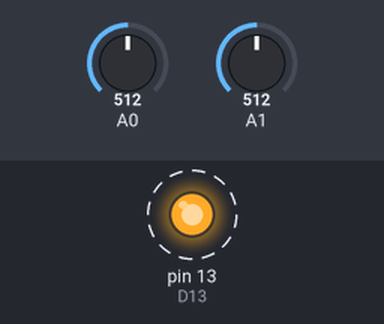
A sketch run on a simulated Arduino Uno, built with avr-gcc and run on an emulated ATmega328P. Shown: output pins drawn as LEDs (lit = HIGH). Dashed ring = blinking. The test bench sets the inputs (shaded band); at power-on: A1 = 512, A0 = 512.

Above: at 1.68 s.
1.7 s: A1 set to 122
5.2 s: A0 set to 0
At 5.2 s:
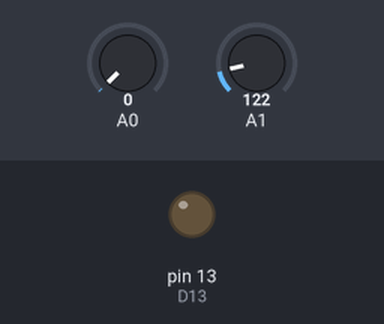
6.7 s: A0 set to 122
At 7.0 s:
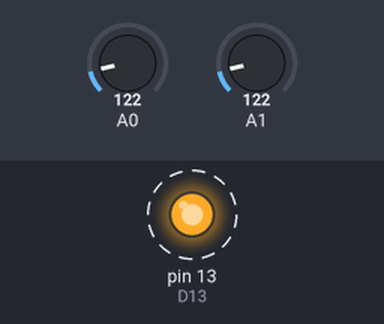
10.2 s: A1 set to 0
At 11.4 s:
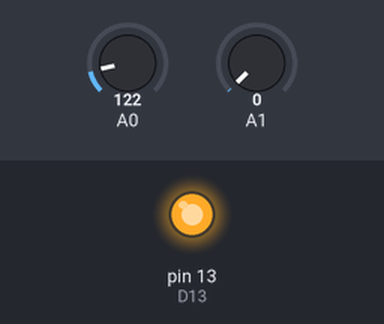
11.7 s: A0 set to 306
Timing chart, 0 to 14.7 s (numbered marks = the images above; inputs shaded):
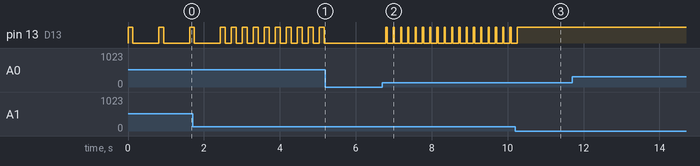

Measured:
- after the input at 5.2 s, pin 13 (D13): stops changing and stays LOW
- after the input at 6.7 s, pin 13 (D13): alternates HIGH for 0.03 s and LOW for 0.16 s, starting after 0.09 s
- after the input at 10.2 s, pin 13 (D13): goes on until 10.3 s, then stays HIGH
- by itself, pin 13 (D13): repeats every 0.29 s: HIGH 0.13 s, LOW 0.16 s

The sketch:

PulseGen01.ino
```cpp
//Pulse Generator 01
// (c) Matt Baker 2019
// Phase 1
// A0 Pulse Width
// A1 Pulse gap spacing

// D13 Pulse O/P

#define D13 13

void setup() {
  pinMode(13, OUTPUT);

}

void loop()
{
  // read pots to get pulse paramaters
  int pulseWidth = analogRead(A0);
  int pulseGap = analogRead(A1);

  // Set Pulse O/P Hi
  digitalWrite(D13, HIGH);

  // Calculate pulse width 1024/4 gives a range of 0-255
  // 0 to 1/4 seconds can be checked by observation
  pulseWidth /= 4;

  // Calculate pulse gap this is going to be 3 times bigger for max values
  // No good reason just going with it. Later will go for pulse frequency and width
  pulseGap /= (3.0/4.0);

  // Wait for the pulse width time
  delay(pulseWidth);

  // Set Pulse O/P lo
  digitalWrite(D13, LOW);

  // Wait for the pulse gap time
  delay(pulseGap);
}
```
